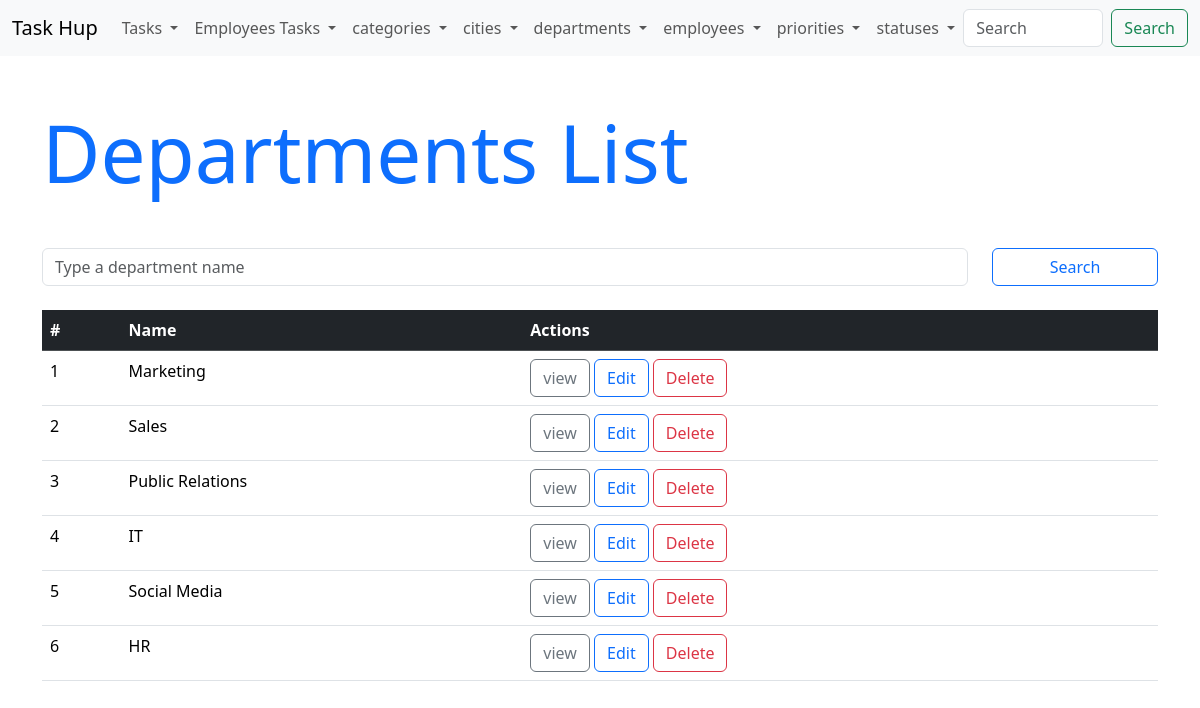
/departments/list.php, run on the app's committed database.
### tables this page shows
CREATE TABLE `departments` (
  `id` int(11) NOT NULL,
  `name` varchar(50) NOT NULL
);

### departments/list.php (the view, shortened to what this page needs)
<?php
$sql = "SELECT * FROM departments";
$connection = mysqli_connect('localhost', 'root', '', 'task_hup');
$data = mysqli_query($connection, $sql);
?>
<!DOCTYPE html>
<html lang="en">
<head>
    <link rel="stylesheet" href="../css/bootstrap.min.css">
    <link rel="stylesheet" href="https://cdnjs.cloudflare.com/ajax/libs/font-awesome/6.5.1/css/all.min.css" />
    <link rel="stylesheet" href="../css/app.css">
</head>
<body>
    <?php include '../includes/menubar.php'; ?>
    <div class="container">
        <h1 class="display-1 text-primary my-5">Departments List</h1>
        <form action="../departments/list.php" method="get" class="row my-4">
            <div class="col-10">
                <input type="text" name="term" id="term" placeholder="Type a department name" class="form-control"
                value="<?php if(isset($_GET["term"])){echo $term;} ?>">
            </div>
            <div class="col-2">
                <button type="submit" class="btn btn-outline-primary w-100">Search</button>
            </div>
        </form>
        <table class="table">
            <tr class="table-dark">
                <th>#</th>
                <th>Name</th>
                <th>Actions</th>
            </tr>
            <?php while($department = mysqli_fetch_assoc($data)) { ?>
            <tr>
                <td><?php echo $department["id"]; ?></td>
                <td><?php echo $department["name"]; ?></td>
                <td>
                    <a href="../departments/view.php?departid=<?php echo $department["id"]; ?>" class="btn btn-outline-secondary">view</a>
                    <a href="../departments/edit.php?departid=<?php echo $department["id"]; ?>" class="btn btn-outline-primary">Edit</a>
                    <a href="../departments/delete.php?departid=<?php echo $department["id"]; ?>" class="btn btn-outline-danger">Delete</a>
                </td>
            </tr>
            <?php } ?>
        </table>
    </div>
</body>
</html>

### includes/menubar.php (shortened to what this page needs)
<nav class="navbar navbar-expand-lg bg-body-tertiary">
  <div class="container-fluid">
    <a class="navbar-brand" href="../includes/index.php"><img src="../img/114-1140560_the-birth-of-the-phoenix-png-download-phoenix.png" alt="" style="height: 60px;">Task Hup</a>
    <div class="collapse navbar-collapse" id="navbarSupportedContent">
      <ul class="navbar-nav me-auto mb-2 mb-lg-0">
        <li class="nav-item dropdown">
          <a class="nav-link dropdown-toggle" href="#" role="button" data-bs-toggle="dropdown" aria-expanded="false">
            Tasks
          </a>
        </li>
        <li class="nav-item dropdown">
          <a class="nav-link dropdown-toggle" href="#" role="button" data-bs-toggle="dropdown" aria-expanded="false">
            Employees Tasks
          </a>
        </li>
        <li class="nav-item dropdown">
          <a class="nav-link dropdown-toggle" href="#" role="button" data-bs-toggle="dropdown" aria-expanded="false">
            categories
          </a>
        </li>
        <li class="nav-item dropdown">
          <a class="nav-link dropdown-toggle" href="#" role="button" data-bs-toggle="dropdown" aria-expanded="false">
            cities
          </a>
        </li>
        <li class="nav-item dropdown">
          <a class="nav-link dropdown-toggle" href="#" role="button" data-bs-toggle="dropdown" aria-expanded="false">
            departments
          </a>
        </li>
        <li class="nav-item dropdown">
          <a class="nav-link dropdown-toggle" href="#" role="button" data-bs-toggle="dropdown" aria-expanded="false">
            employees
          </a>
        </li>
        <li class="nav-item dropdown">
          <a class="nav-link dropdown-toggle" href="#" role="button" data-bs-toggle="dropdown" aria-expanded="false">
            priorities
          </a>
        </li>
        <li class="nav-item dropdown">
          <a class="nav-link dropdown-toggle" href="#" role="button" data-bs-toggle="dropdown" aria-expanded="false">
            statuses
          </a>
        </li>
      </ul>
      <form class="d-flex" role="search">
        <input class="form-control me-2" type="search" placeholder="Search" aria-label="Search">
        <button class="btn btn-outline-success" type="submit">Search</button>
      </form>
    </div>
  </div>
</nav>

### data on the page
departments: id "1", name "Marketing"
departments: id "2", name "Sales"
departments: id "3", name "Public Relations"
departments: id "4", name "IT"
departments: id "5", name "Social Media"
departments: id "6", name "HR"
